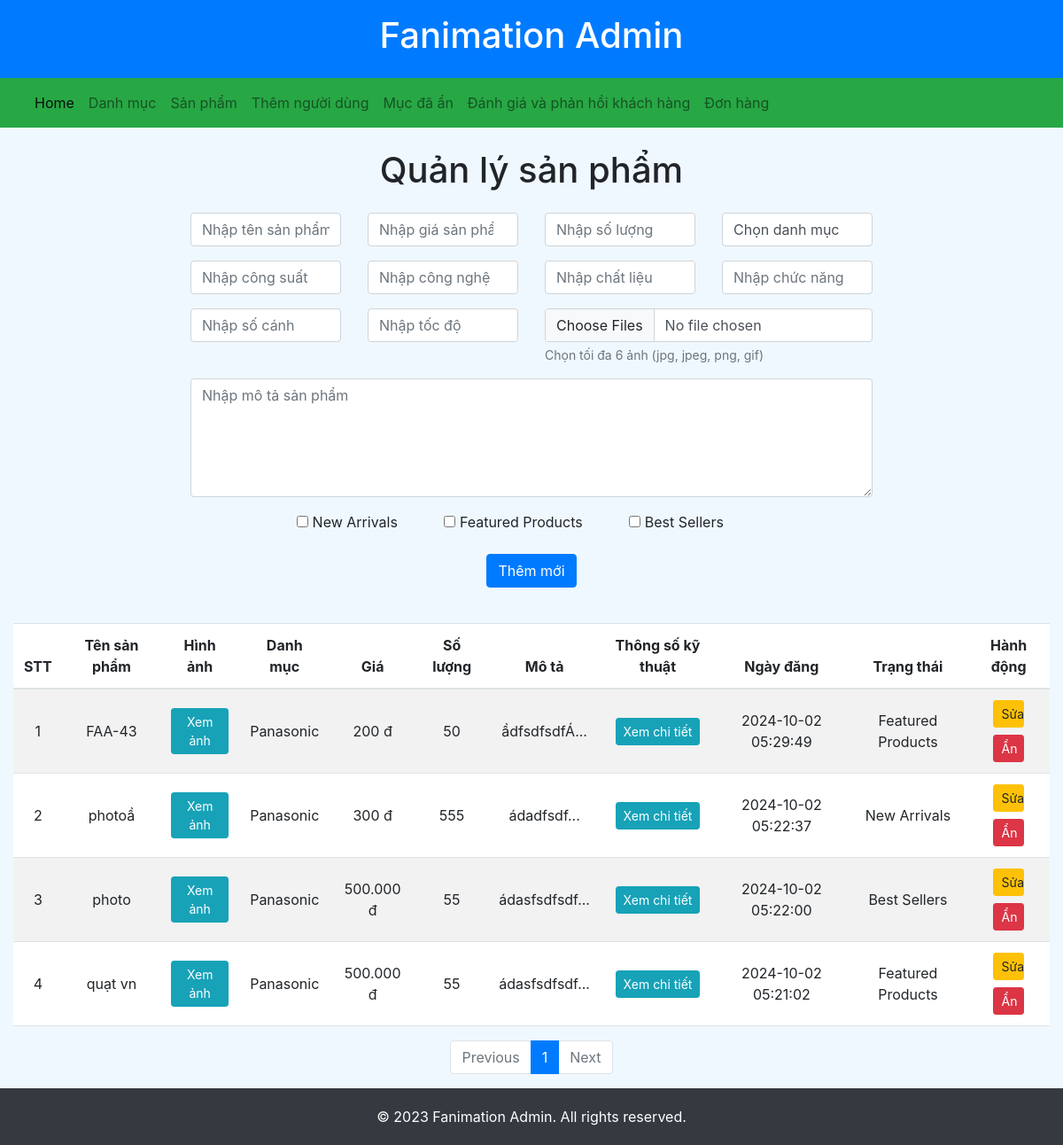
The page /back/index.php?act=san_pham on the database as committed earlier.
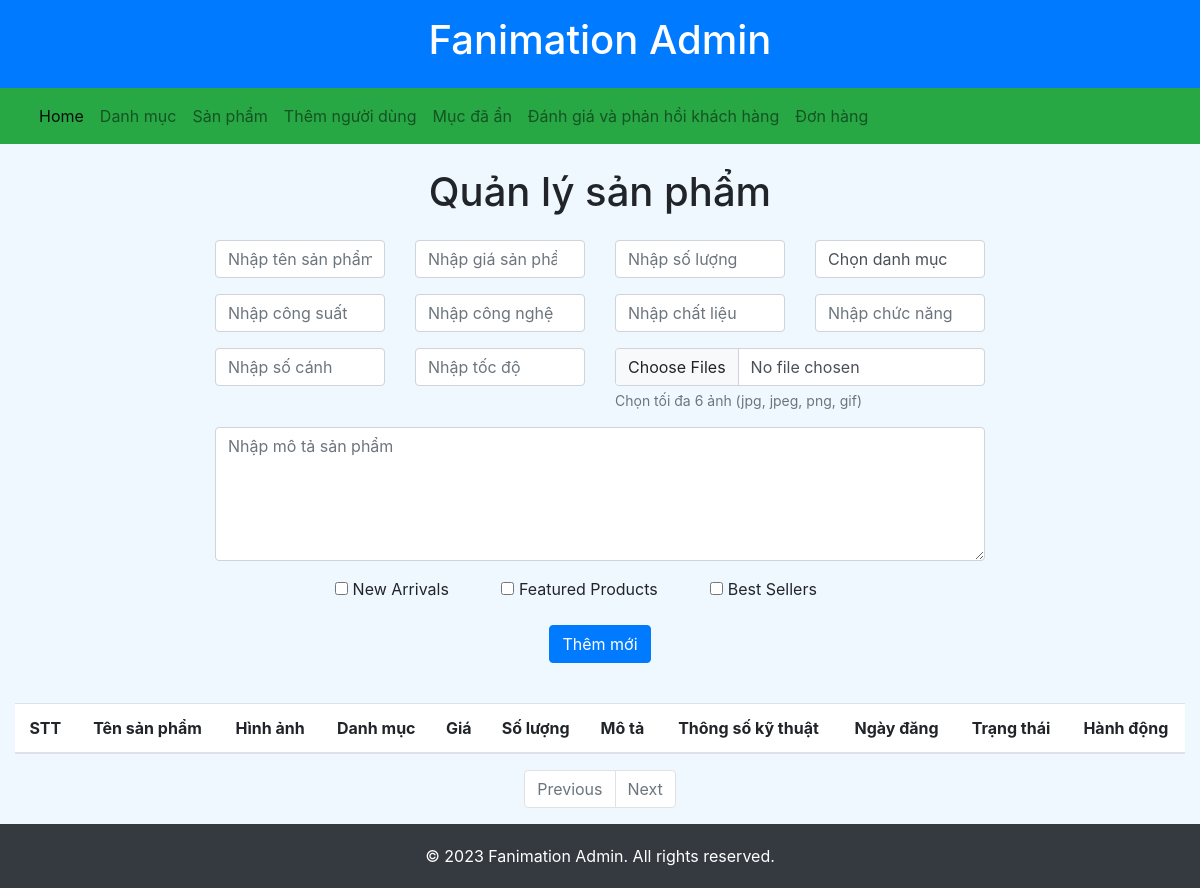
The same page on the database as committed later.
### tables this page shows
CREATE TABLE `products` (
  `id` int(11) NOT NULL,
  `ten_sp` varchar(100) NOT NULL,
  `mo_ta_sp` text NOT NULL,
  `gia` decimal(9,0) NOT NULL,
  `so_luong_hang` int(11) NOT NULL,
  `id_danh_muc` int(11) NOT NULL,
  `images` varchar(200) NOT NULL,
  `hien_thi_sp` tinyint(4) NOT NULL DEFAULT 1,
  `cong_suat` varchar(50) NOT NULL,
  `cong_nghe` varchar(50) NOT NULL,
  `chat_lieu` varchar(50) NOT NULL,
  `chuc_nang` varchar(50) NOT NULL,
  `so_canh` varchar(50) NOT NULL,
  `toc_do` varchar(50) NOT NULL,
  `ngay_dang` timestamp NOT NULL DEFAULT current_timestamp() ON UPDATE current_timestamp(),
  `new_arrival` tinyint(1) DEFAULT 0,
  `featured` tinyint(1) DEFAULT 0,
  `best_seller` tinyint(1) DEFAULT 0
);

CREATE TABLE `category` (
  `id` int(11) NOT NULL,
  `ten_danh_muc` varchar(100) NOT NULL,
  `hien_thi_dm` tinyint(1) NOT NULL DEFAULT 1,
  `parent_id` tinyint(1) NOT NULL DEFAULT 0
);

### back/model/san_pham.php (called while the page is built, shortened)
<?php
    function count_san_pham() {
        $conn = connect_db();
        $sql = "SELECT COUNT(*) FROM products WHERE hien_thi_sp = 1";
        $stmt = $conn->prepare($sql);
        $stmt->execute();
        return $stmt->fetchColumn();
    }
    function get_products_paginated($start, $limit) {
        $conn = connect_db();
        $sql = "SELECT * FROM products WHERE hien_thi_sp = 1 ORDER BY id DESC LIMIT :start, :limit";
        $stmt = $conn->prepare($sql);
        $stmt->bindParam(':start', $start, PDO::PARAM_INT);
        $stmt->bindParam(':limit', $limit, PDO::PARAM_INT);
        $stmt->execute();
        return $stmt->fetchAll(PDO::FETCH_ASSOC);
    }
?>

### back/model/danh_muc.php (called while the page is built, shortened)
<?php
function getall_dm() {
    $conn = connect_db();
    $sql = "SELECT *,
            CASE
                WHEN parent_id = 0 OR parent_id IS NULL THEN 0
                ELSE 1
            END AS level
            FROM category
            WHERE hien_thi_dm = 1
            ORDER BY parent_id, id";
    $stmt = $conn->prepare($sql);
    $stmt->execute();
    $kq = $stmt->fetchAll(PDO::FETCH_ASSOC);
    return $kq;
}

### back/view/san_pham.php (the view, shortened to what this page needs)
<div class="container-fluid flex-grow-1 pt-4">
    <h1 class="mb-4 text-center">Quản lý sản phẩm</h1>
    <form action="index.php?act=add_san_pham" method="post" enctype="multipart/form-data" class="mb-4" id="productForm">
        <div class="row justify-content-center">
            <div class="col-md-8">
                <div class="row">
                    <div class="col-md-3 mb-3">
                        <input type="text" class="form-control" id="ten_sp" name="ten_sp" placeholder="Nhập tên sản phẩm" required>
                    </div>
                    <div class="col-md-3 mb-3">
                        <input type="number" class="form-control" id="gia" name="gia" placeholder="Nhập giá sản phẩm" required>
                    </div>
                    <div class="col-md-3 mb-3">
                        <input type="number" class="form-control" id="so_luong_hang" name="so_luong_hang" placeholder="Nhập số lượng" required>
                    </div>
                    <div class="col-md-3 mb-3">
                        <select class="form-control" id="id_dm" name="id_dm" required>
                            <option value="">Chọn danh mục</option>
                        </select>
                    </div>
                </div>
                <div class="row">
                    <div class="col-md-3 mb-3">
                        <input type="text" class="form-control" id="cong_suat" name="cong_suat" placeholder="Nhập công suất">
                    </div>
                    <div class="col-md-3 mb-3">
                        <input type="text" class="form-control" id="cong_nghe" name="cong_nghe" placeholder="Nhập công nghệ">
                    </div>
                    <div class="col-md-3 mb-3">
                        <input type="text" class="form-control" id="chat_lieu" name="chat_lieu" placeholder="Nhập chất liệu">
                    </div>
                    <div class="col-md-3 mb-3">
                        <input type="text" class="form-control" id="chuc_nang" name="chuc_nang" placeholder="Nhập chức năng">
                    </div>
                </div>
                <div class="row">
                    <div class="col-md-3 mb-3">
                        <input type="text" class="form-control" id="so_canh" name="so_canh" placeholder="Nhập số cánh">
                    </div>
                    <div class="col-md-3 mb-3">
                        <input type="text" class="form-control" id="toc_do" name="toc_do" placeholder="Nhập tốc độ">
                    </div>
                    <div class="col-md-6 mb-3">
                        <input type="file" class="form-control" id="imgs" name="imgs[]" multiple required accept="image/*">
                        <small class="form-text text-muted">Chọn tối đa 6 ảnh (jpg, jpeg, png, gif)</small>
                    </div>
                </div>
                <div class="row">
                    <div class="col-md-12 mb-3">
                        <textarea class="form-control" id="mo_ta_sp" name="mo_ta_sp" rows="5" placeholder="Nhập mô tả sản phẩm"></textarea>
                    </div>
                </div>
                <div class="text-center mb-3">
                    <label class="me-5"><input type="checkbox" name="new_arrival" value="1"> New Arrivals</label>
                    <label class="me-5"><input type="checkbox" name="featured" value="1"> Featured Products</label>
                    <label class="me-5"><input type="checkbox" name="best_seller" value="1"> Best Sellers</label>
                </div>
                <div class="text-center mb-3">
                    <button type="submit" name="add_new" class="btn btn-primary">Thêm mới</button>
                </div>
            </div>
        </div>
    </form>
    <table class="table table-striped">
        <thead>
            <tr class="text-center">
                <th>STT</th>
                <th>Tên sản phẩm</th>
                <th>Hình ảnh</th>
                <th>Danh mục</th>
                <th>Giá</th>
                <th>Số lượng</th>
                <th>Mô tả</th>
                <th>Thông số kỹ thuật</th>
                <th>Ngày đăng</th>
                <th>Trạng thái</th>
                <th>Hành động</th>
            </tr>
        </thead>
        <tbody>
        <?php
        if(isset($kq) && (count($kq) > 0)){
            $start_index = ($current_page - 1) * $items_per_page;
            foreach ($kq as $index => $item){
                $stt = $start_index + $index + 1;
                $ten_danh_muc = '';
                foreach ($dsdm as $dm) {
                    if ($dm['id'] == $item['id_danh_muc']) {
                        $ten_danh_muc = $dm['ten_danh_muc'];
                        break;
                    }
                }
                $status = [];
                if ($item['new_arrival']) {
                    $status[] = 'New Arrivals';
                }
                if ($item['featured']) {
                    $status[] = 'Featured Products';
                }
                if ($item['best_seller']) {
                    $status[] = 'Best Sellers';
                }
                $status_display = !empty($status) ? implode(', ', $status) : 'New Arrivals';
                echo '<tr class="text-center">
                        <td class="align-middle">'.$stt.'</td>
                        <td class="align-middle">'.$item['ten_sp'].'</td>
                        <td class="align-middle">
                            <button type="button" class="btn btn-info btn-sm" data-toggle="modal" data-target="#imageModal'.$item['id'].'">
                                Xem ảnh
                            </button>
                        </td>
                        <td class="align-middle">'.$ten_danh_muc.'</td>
                        <td class="align-middle">'.number_format($item['gia'], 0, ',', '.').' đ</td>
                        <td class="align-middle">'.$item['so_luong_hang'].'</td>
                        <td class="align-middle">'.substr($item['mo_ta_sp'], 0, 50).'...</td>
                        <td class="align-middle">
                            <button type="button" class="btn btn-info btn-sm" data-toggle="modal" data-target="#specModal'.$item['id'].'">
                                Xem chi tiết
                            </button>
                        </td>
                        <td class="align-middle">'.$item['ngay_dang'].'</td>
                        <td class="align-middle">'.$status_display.'</td>
                        <td class="align-middle">
                            <div class="d-flex flex-column align-items-center">
                                <a href="index.php?act=update_san_pham&id='.$item['id'].'" class="btn btn-sm btn-warning mb-2 w-50" onclick="return confirmEdit()">Sửa</a>
                                <a href="#" class="btn btn-sm btn-danger w-50" onclick="confirmDelete(function() { window.location.href=\'index.php?act=delete_product&id='.$item['id'].'\'; })">Ẩn</a>
                            </div>
                        </td>
                      </tr>';
            }
        }
        ?>
        </tbody>
    </table>
</div>
<?php
    require_once 'pagination.php';
    echo renderPagination($current_page, $total_pages, '?act=san_pham&page=%d');
?>

### back/view/header.php (shortened to what this page needs)
<!DOCTYPE html>
<html lang="en">
<head>
    <link href="https://cdn.jsdelivr.net/npm/bootstrap@5.3.0-alpha1/dist/css/bootstrap.min.css" rel="stylesheet">
    <link rel="stylesheet" href="https://stackpath.bootstrapcdn.com/bootstrap/4.5.2/css/bootstrap.min.css">
    <link rel="stylesheet" href="http://localhost/fanimation/public/css/admin-style.css">
    <link rel="stylesheet" href="https://cdn.jsdelivr.net/npm/sweetalert2@11/dist/sweetalert2.min.css">
</head>
<body>
    <header class="bg-primary text-white text-center py-3">
        <h1>Fanimation Admin</h1>
    </header>
    <nav class="navbar navbar-expand-lg navbar-light bg-success">
        <div class="container-fluid">
            <div class="collapse navbar-collapse" id="navbarNav">
                <ul class="navbar-nav">
                    <li class="nav-item">
                        <a class="nav-link active" aria-current="page" href="index.php">Home</a>
                    </li>
                    <li class="nav-item">
                        <a class="nav-link" href="index.php?act=danh_muc">Danh mục</a>
                    </li>
                    <li class="nav-item">
                        <a class="nav-link" href="index.php?act=san_pham">Sản phẩm</a>
                    </li>
                    <li class="nav-item">
                        <a class="nav-link" href="index.php?act=them_nguoi_dung">Thêm người dùng</a>
                    </li>
                    <li class="nav-item">
                        <a class="nav-link" href="index.php?act=hidden_items">Mục đã ẩn</a>
                    </li>
                    <li class="nav-item">
                        <a class="nav-link" href="index.php?act=danh_gia_va_phan_hoi_khach_hang">Đánh giá và phản hồi khách hàng</a>
                    </li>
                    <li class="nav-item">
                        <a class="nav-link" href="index.php?act=don_hang">Đơn hàng</a>
                    </li>
                </ul>
            </div>
        </div>
    </nav>
    <div class="content">

### back/index.php (shortened to what this page needs)
<?php
include "model/danh_muc.php";
include "model/san_pham.php";
include "view/header.php";
if (isset($_GET['act'])) {
    switch ($_GET['act']) {
        case 'san_pham':
            $dsdm = getall_dm();
            $items_per_page = 10;
            $current_page = isset($_GET['page']) ? (int)$_GET['page'] : 1;
            $total_items = count_san_pham();
            $total_pages = ceil($total_items / $items_per_page);
            $start = ($current_page - 1) * $items_per_page;
            $kq = get_products_paginated($start, $items_per_page);
            include "view/san_pham.php";
            break;
    }
} else {
    include "view/home.php";
}
include "view/footer.php";
?>

### back/view/pagination.php (shortened to what this page needs)
<?php
    function renderPagination($current_page, $total_pages, $url_pattern) {
    ?>
    <nav aria-label="Page navigation">
        <ul class="pagination justify-content-center">
            <li class="page-item <?php echo ($current_page <= 1) ? 'disabled' : ''; ?>">
                <a class="page-link" href="<?php echo sprintf($url_pattern, $current_page - 1); ?>" tabindex="-1">Previous</a>
            </li>
            <?php for ($i = 1; $i <= $total_pages; $i++) : ?>
                <li class="page-item <?php echo ($current_page == $i) ? 'active' : ''; ?>">
                    <a class="page-link" href="<?php echo sprintf($url_pattern, $i); ?>"><?php echo $i; ?></a>
                </li>
            <?php endfor; ?>
            <li class="page-item <?php echo ($current_page >= $total_pages) ? 'disabled' : ''; ?>">
                <a class="page-link" href="<?php echo sprintf($url_pattern, $current_page + 1); ?>">Next</a>
            </li>
        </ul>
    </nav>
    <?php
        return ob_get_clean();
    }
?>

### back/view/footer.php
</div>
<footer class="footer text-center mt-auto">
    <div class="container">
        <span>&copy; 2023 Fanimation Admin. All rights reserved.</span>
    </div>
</footer>
</body>
</html>

### public/css/admin-style.css (style rules this page uses)
html, body { height: 100%; }
body { display: flex; flex-direction: column; background-color: #f0f8ff; }
.content { flex: 1 0 auto; }
.footer { flex-shrink: 0; background-color: #343a40; color: white; padding: 20px; }

Rows that differ between the two databases and show on the page:
removed products: stt "1", ten_sp "FAA-43", id_danh_muc.ten_danh_muc "Panasonic", gia "200", so_luong_hang "50", mo_ta_sp "ầdfsdfsdfÁ", ngay_dang "2024-10-02 05:29:49", status_display "Featured Products"
removed products: stt "2", ten_sp "photoầ", id_danh_muc.ten_danh_muc "Panasonic", gia "300", so_luong_hang "555", mo_ta_sp "ádadfsdf", ngay_dang "2024-10-02 05:22:37", status_display "New Arrivals"
removed products: stt "3", ten_sp "photo", id_danh_muc.ten_danh_muc "Panasonic", gia "500.000", so_luong_hang "55", mo_ta_sp "ádasfsdfsdf", ngay_dang "2024-10-02 05:22:00", status_display "Best Sellers"
removed products: stt "4", ten_sp "quạt vn", id_danh_muc.ten_danh_muc "Panasonic", gia "500.000", so_luong_hang "55", mo_ta_sp "ádasfsdfsdf", ngay_dang "2024-10-02 05:21:02", status_display "Featured Products"
Other text that changed with them:
list line gone: "1"
